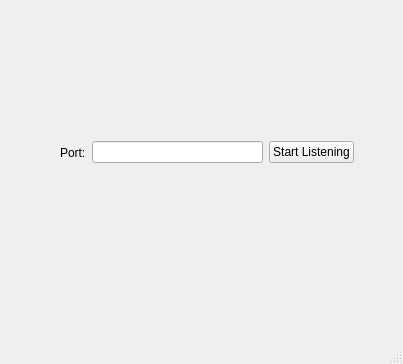
<?xml version="1.0" encoding="UTF-8"?>
<ui version="4.0">
 <class>MainWindow</class>
 <widget class="QMainWindow" name="MainWindow">
  <property name="geometry">
   <rect>
    <x>0</x>
    <y>0</y>
    <width>403</width>
    <height>364</height>
   </rect>
  </property>
  <property name="windowTitle">
   <string>MainWindow</string>
  </property>
  <widget class="QWidget" name="centralwidget">
   <widget class="QWidget" name="widget" native="true">
    <property name="geometry">
     <rect>
      <x>60</x>
      <y>130</y>
      <width>294</width>
      <height>45</height>
     </rect>
    </property>
    <layout class="QHBoxLayout" name="horizontalLayout">
     <item>
      <widget class="QLabel" name="label">
       <property name="text">
        <string>Port:</string>
       </property>
      </widget>
     </item>
     <item>
      <widget class="QLineEdit" name="port"/>
     </item>
     <item>
      <widget class="QPushButton" name="set_listen">
       <property name="text">
        <string>Start Listening</string>
       </property>
      </widget>
     </item>
    </layout>
   </widget>
  </widget>
  <widget class="QMenuBar" name="menubar">
   <property name="geometry">
    <rect>
     <x>0</x>
     <y>0</y>
     <width>403</width>
     <height>24</height>
    </rect>
   </property>
  </widget>
  <widget class="QStatusBar" name="statusbar"/>
 </widget>
 <resources/>
 <connections/>
</ui>
